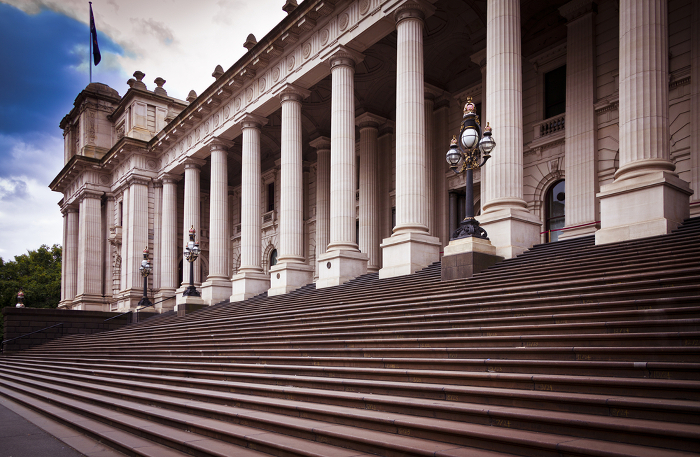
#> input picture biulding.jpg, 700 x 457 px, found by its file name
$ python canny.py
#> lines starting #> are read from the running program, lines starting #| are printed output that depends on the picture; after the words box and inside, x2 and y2 are one past the last pixel; in counts of white or black regions, pixels touching at a corner belong together
import numpy as np
import cv2
from  matplotlib import pyplot as plt

def nothing(x):
    pass

img1=cv2.imread(r'D:\SALMAN\pythonProject\computer_vision\biulding.jpg')
#> img1 is the input picture: shape (457, 700, 3); mean B, G, R 93.9, 93.2, 108.5
img1=cv2.resize(img1,(600,600))
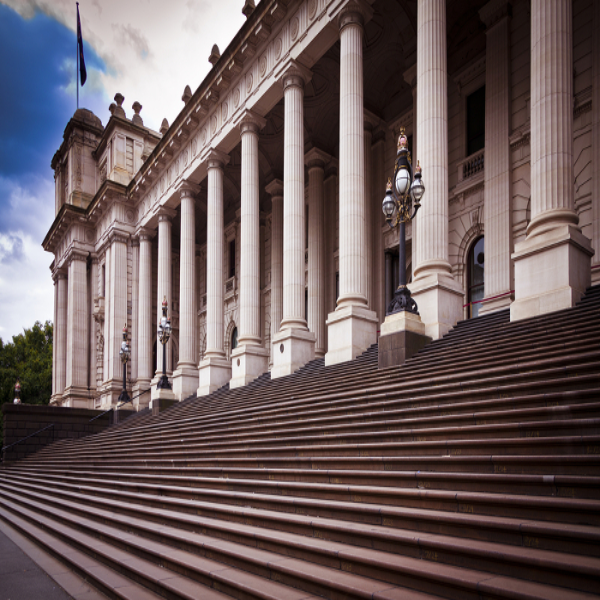
#> img1: shape (600, 600, 3); mean B, G, R 93.8, 93.1, 108.3

img_gray=cv2.cvtColor(img1,cv2.COLOR_BGR2GRAY)
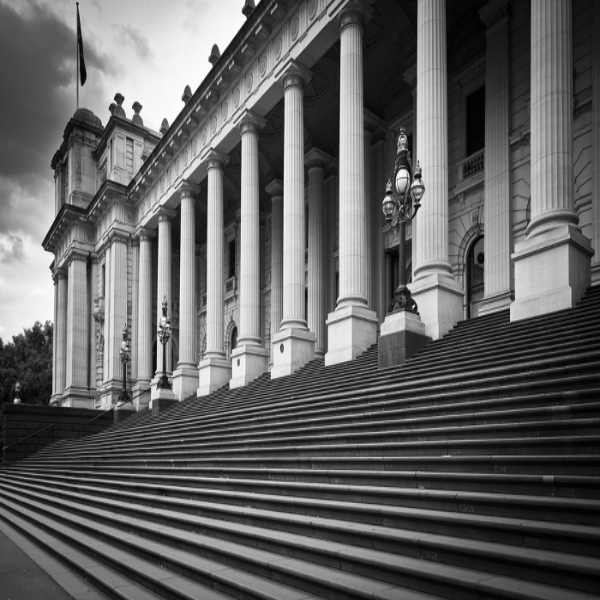
#> img_gray: shape (600, 600); min 0, max 253, mean 97.7
cv2.namedWindow('canny adjustment')

cv2.createTrackbar('threshold','canny adjustment',0,255,nothing)
while True:
    lower_threashold=cv2.getTrackbarPos('threshold','canny adjustment')

    canny=cv2.Canny(img_gray,lower_threashold,255)
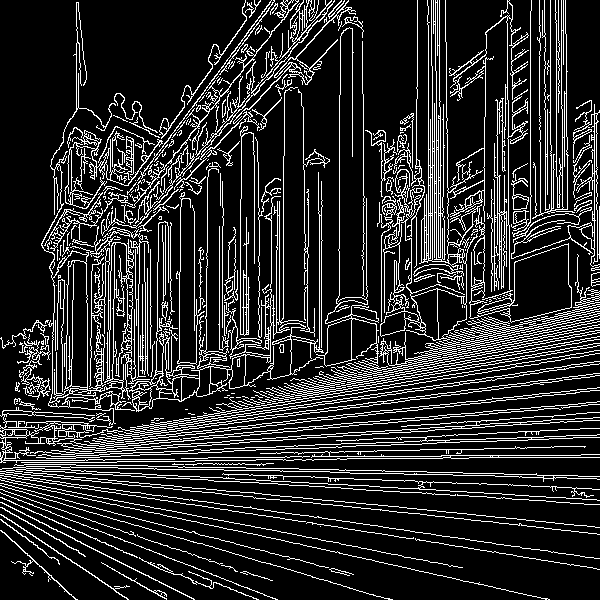
#> canny: shape (600, 600); 16.7% white in thin lines or dots
    cv2.imshow('img',img1)
    cv2.imshow('gray img',img_gray)
    cv2.imshow('canny',canny)
    k = cv2.waitKey(1)
#> (key Esc is pressed here)
    if k == 27:
        break

cv2.destroyAllWindows()

$ run again, with girl.jpg copied over biulding.jpg
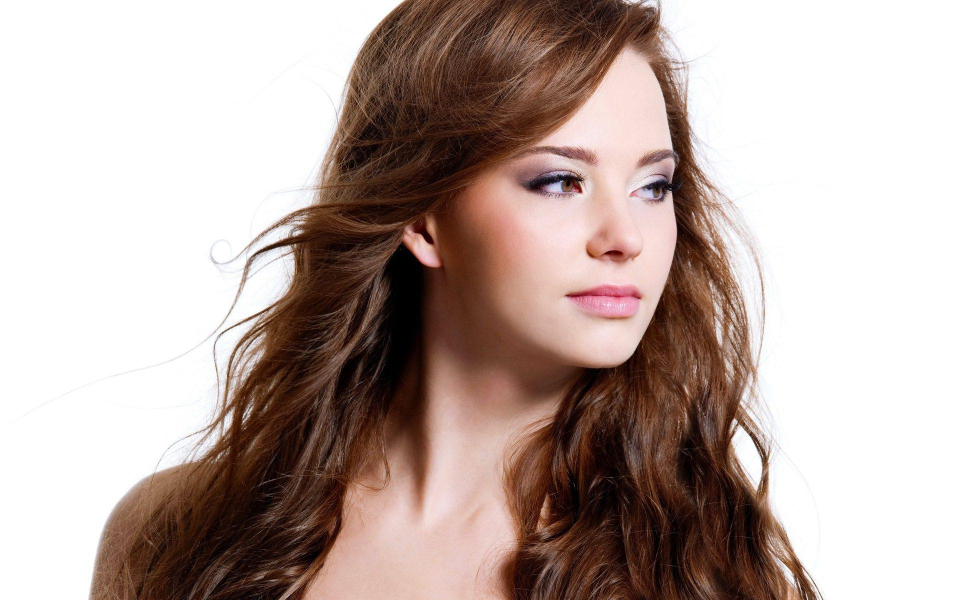
#> input picture girl.jpg, 1920 x 1200 px, found by its file name (shown at 1/2 size)
#> img1 is the input picture: shape (1200, 1920, 3); mean B, G, R 162.5, 168.5, 185.5
#> img1: shape (600, 600, 3)
#> `img_gray=cv2.cvtColor(img1,cv2.COLOR_BGR2GRAY)`:
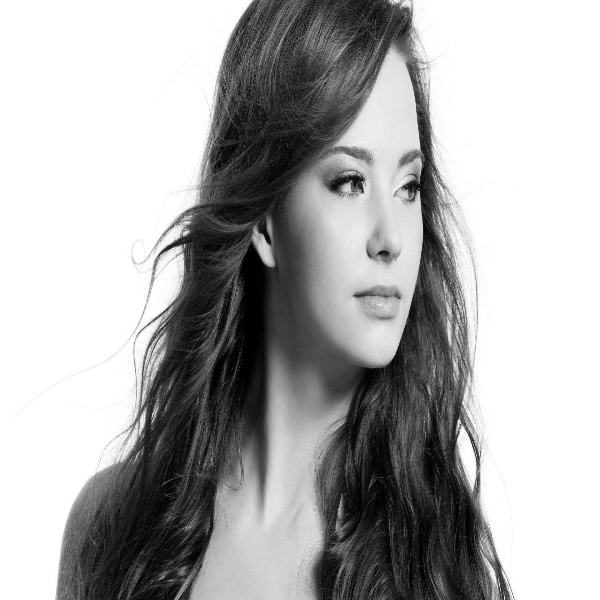
#> img_gray: shape (600, 600); min 0, max 255, mean 172.9
#> `canny=cv2.Canny(img_gray,lower_threashold,255)`:
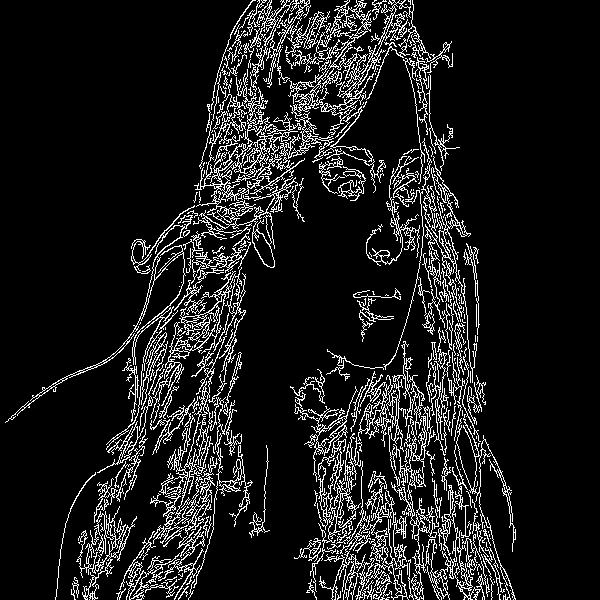
#> canny: shape (600, 600); 11% white in thin lines or dots, all inside (x1, y1, x2, y2) = (5, 0, 516, 600)
